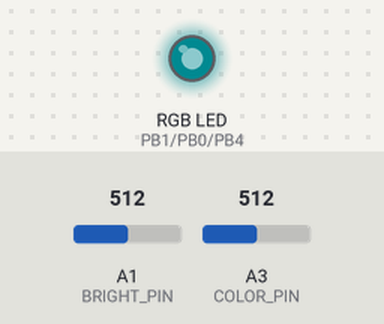
A sketch run on a simulated ATtiny85, built with avr-gcc and run on an emulated ATtiny85. Shown: an RGB LED mixed from three pins (HIGH = lit). The inputs (shaded band) are chosen by the test bench; at power-on: A3 (COLOR_PIN) = 512, A1 (BRIGHT_PIN) = 512. Dim RGB values are drawn brighter than linear.

Above: at 1.2 s.
1.3 s: A3 (COLOR_PIN) set to 716
At 2.2 s:
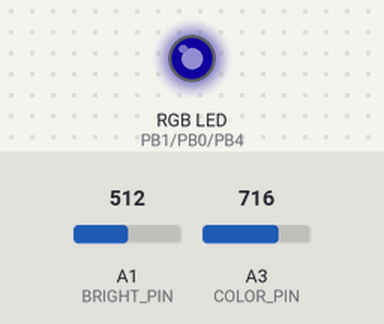
2.8 s: A1 (BRIGHT_PIN) set to 716
At 3.5 s:
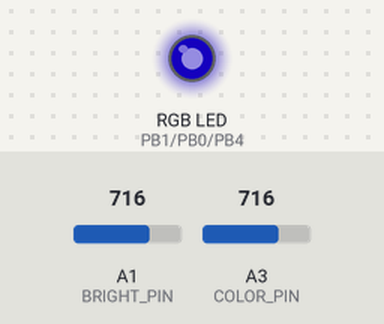
4.3 s: A1 (BRIGHT_PIN) set to 900
At 4.7 s:
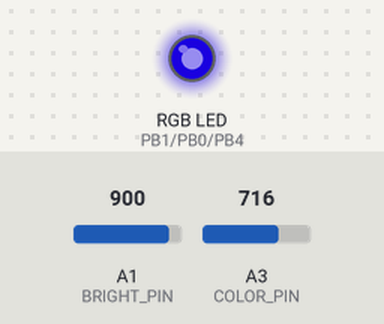
5.8 s: A3 (COLOR_PIN) set to 900
At 7.0 s:
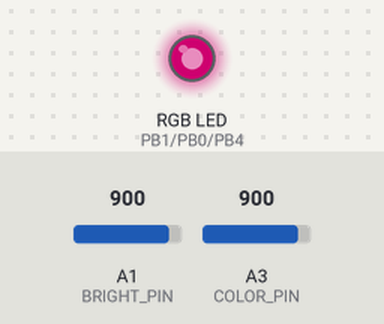
7.3 s: A1 (BRIGHT_PIN) set to 1023
At 8.5 s:
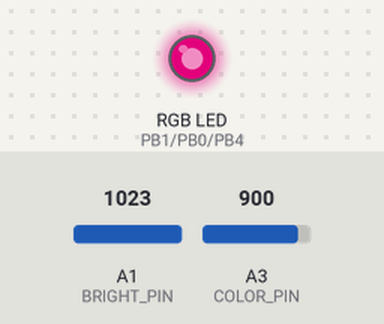
8.8 s: A3 (COLOR_PIN) set to 1023
At 9.1 s:
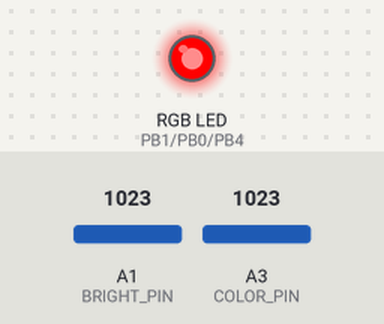
Timing chart, 0 to 11.3 s (numbered marks = the images above; inputs shaded):
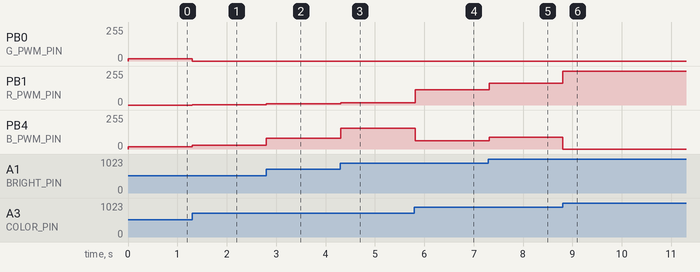

Measured:
- after the input at 1.3 s, PB0 (G_PWM_PIN): 16/255 → 0/255 at once; PB1 (R_PWM_PIN): 0/255 → 3/255 at once; PB4 (B_PWM_PIN): 17/255 → 30/255 at once
- after the input at 2.8 s, PB1 (R_PWM_PIN): 3/255 → 9/255 at once; PB4 (B_PWM_PIN): 30/255 → 80/255 at once
- after the input at 4.3 s, PB1 (R_PWM_PIN): 9/255 → 18/255 at once; PB4 (B_PWM_PIN): 80/255 → 156/255 at once
- after the input at 5.8 s, PB1 (R_PWM_PIN): 18/255 → 113/255 at once; PB4 (B_PWM_PIN): 156/255 → 61/255 at once
- after the input at 7.3 s, PB1 (R_PWM_PIN): 113/255 → 165/255 at once; PB4 (B_PWM_PIN): 61/255 → 90/255 at once
- after the input at 8.8 s, PB1 (R_PWM_PIN): 165/255 → 255/255 at once; PB4 (B_PWM_PIN): 90/255 → 0/255 at once

The sketch:

tinyRGB.ino
```cpp
/*
    Прошивка к простому RGB контроллеру,
    управляемому 2мя аналоговыми потенциометрами.

    МК - ATtiny85(45)
    Clock - 4 MHz (Internal)
*/
#include <util/delay.h>

/* Указываем пины ШИМ и АЦП */
#define R_PWM_PIN   1
#define G_PWM_PIN   0
#define B_PWM_PIN   4
#define COLOR_PIN   A3
#define BRIGHT_PIN  A1

uint8_t r_pwm = 0, g_pwm = 0, b_pwm = 0;          // Компоненты RGB

void setup() {
  pinMode(R_PWM_PIN, OUTPUT);                     // Настраиваем пины с ШИМ на выход
  pinMode(G_PWM_PIN, OUTPUT);
  pinMode(B_PWM_PIN, OUTPUT);

  TCCR0B = (TCCR0B & 0b11111000) | 1;             // ШИМ 16 кгц для таймера 0
  TCCR1 = (TCCR1 & 0b11110000) | 1;               // ШИМ 16 кгц для таймера 1
}

void loop() {
  /* Получаем аналоговые значения с потенциометров */
  uint8_t bright = analogRead(BRIGHT_PIN) >> 2;   // Получаем 8-ми битные значения
  uint8_t color = analogRead(COLOR_PIN) >> 2;     // Для этого удаляем младшие 2 бита

  /* Получаем RGB, корректируем и применяем яркость */
  makeColor(color);                               // Преобразуем оттенок в RGB компоненты
  bright = getCRT(bright);                        // Пропускаем яркость через CRT
  makeBright(bright);                             // Применяем яркость на компоненты RGB

  /* Выводим RGB на LED драйвер в виде ШИМ сигнала */
  analogWrite(R_PWM_PIN, r_pwm);                  // Генерируем ШИМ сигналы
  analogWrite(G_PWM_PIN, g_pwm);
  analogWrite(B_PWM_PIN, b_pwm);

  _delay_ms(20);                                  // Софт-delay, независимый от таймера 0
}

void makeColor(uint8_t color) {                   // 8-ми битное цветовое колесо
  uint8_t shift = 0;                              // Цветовой сдвиг
  if (color > 170) {                              // Синий - фиолетовый - красный
    shift = (color - 170) * 3;                    // Получаем цветовой сдвиг 0 - 255
    r_pwm = shift, g_pwm = 0, b_pwm = ~shift;     // Получаем компоненты RGB
  } else if (color > 85) {                        // Зеленый - голубой - синий
    shift = (color - 85) * 3;                     // Получаем цветовой сдвиг 0 - 255
    r_pwm = 0, g_pwm = ~shift, b_pwm = shift;     // Получаем компоненты RGB
  } else {                                        // Красный - оранжевый - зеленый
    shift = (color - 0) * 3;                      // Получаем цветовой сдвиг 0 - 255
    r_pwm = ~shift, g_pwm = shift, b_pwm = 0;     // Получаем компоненты RGB
  }
}

void makeBright(uint8_t brig) {                   // Применяем яркость на компоненты RGB
  r_pwm = ((uint16_t)r_pwm  * (brig + 1)) >> 8;   // Применяем яркость
  g_pwm = ((uint16_t)g_pwm  * (brig + 1)) >> 8;   // Применяем яркость
  b_pwm = ((uint16_t)b_pwm  * (brig + 1)) >> 8;   // Применяем яркость
}

uint8_t getCRT(uint8_t val) {                     // Кубическая CRT гамма
  if (!val) return 0;                             // Принудительный 0
  return ((long)val * val * val + 130305) >> 16;  // Рассчитываем, используя полином
}
```
